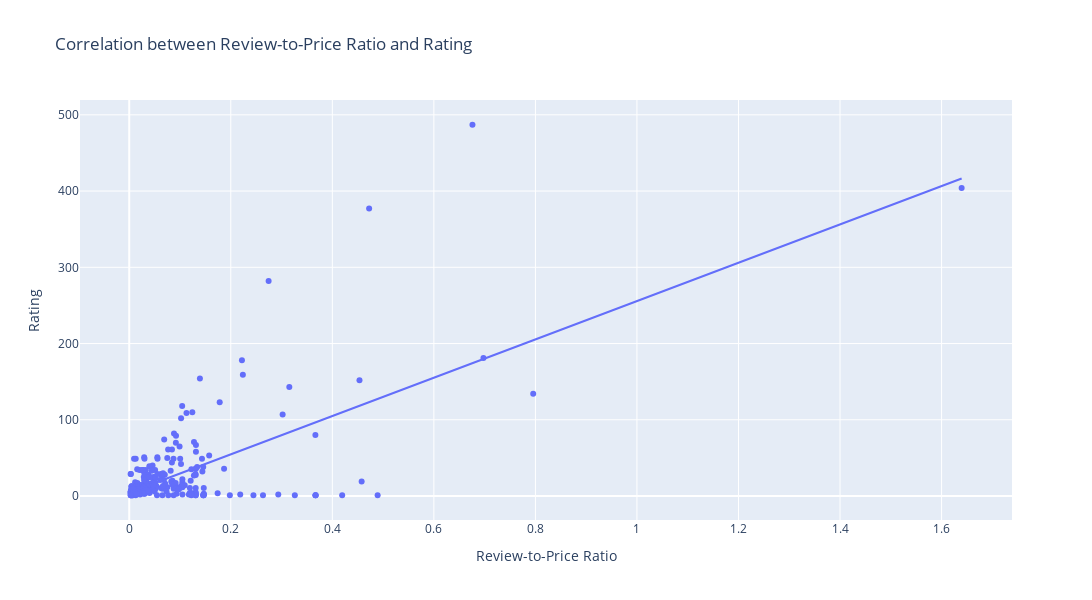

Notebook source saved alongside this figure:
### Code cell
# Calculate review-to-price ratio
df['Review to Price Ratio'] = df['Number of Reviews'] / df['Discounted Price']

# Calculate correlation coefficient between review-to-price ratio and rating
corr_coef, _ = pearsonr(df['Review to Price Ratio'], df['Total Ratings'])
print(f'Correlation Coefficient: {corr_coef:.2f}')

# Create scatter plot
fig = px.scatter(df, x='Review to Price Ratio', y='Total Ratings', trendline='ols',
                 title='Correlation between Review-to-Price Ratio and Rating',
                 labels={'Review to Price Ratio': 'Review-to-Price Ratio', 'Total Ratings': 'Rating'})

# Adjust the figure size
fig.update_layout(
    width=1300,  # Set the width of the figure
    height=600   # Set the height of the figure
)
iplot(fig)

### Figure 1 — Plotly figure (JSON) as saved in the notebook; plotly's stock layout.template omitted (floating-point values rounded to 4 significant figures; data arrays with more than 128 entries replaced by an {"elided": "..."} marker saying what was removed)
{"data": [{"hovertemplate": "Review-to-Price Ratio=%{x}<br>Rating=%{y}<extra></extra>", "legendgroup": "", "marker": {"color": "#636efa", "symbol": "circle"}, "mode": "markers", "name": "", "orientation": "v", "showlegend": false, "type": "scatter", "x": {"elided": "337 float values"}, "xaxis": "x", "y": {"elided": "337 float values"}, "yaxis": "y"}, {"hovertemplate": "<b>OLS trendline</b><br>Total Ratings = 251.348 * Review to Price Ratio + 4.4108<br>R<sup>2</sup>=0.459730<br><br>Review-to-Price Ratio=%{x}<br>Rating=%{y} <b>(trend)</b><extra></extra>", "legendgroup": "", "marker": {"color": "#636efa", "symbol": "circle"}, "mode": "lines", "name": "", "showlegend": false, "type": "scatter", "x": {"elided": "337 float values"}, "xaxis": "x", "y": {"elided": "337 float values"}, "yaxis": "y"}], "layout": {"height": 600, "legend": {"tracegroupgap": 0}, "title": {"text": "Correlation between Review-to-Price Ratio and Rating"}, "width": 1300, "xaxis": {"anchor": "y", "domain": [0, 1], "title": {"text": "Review-to-Price Ratio"}}, "yaxis": {"anchor": "x", "domain": [0, 1], "title": {"text": "Rating"}}}}
